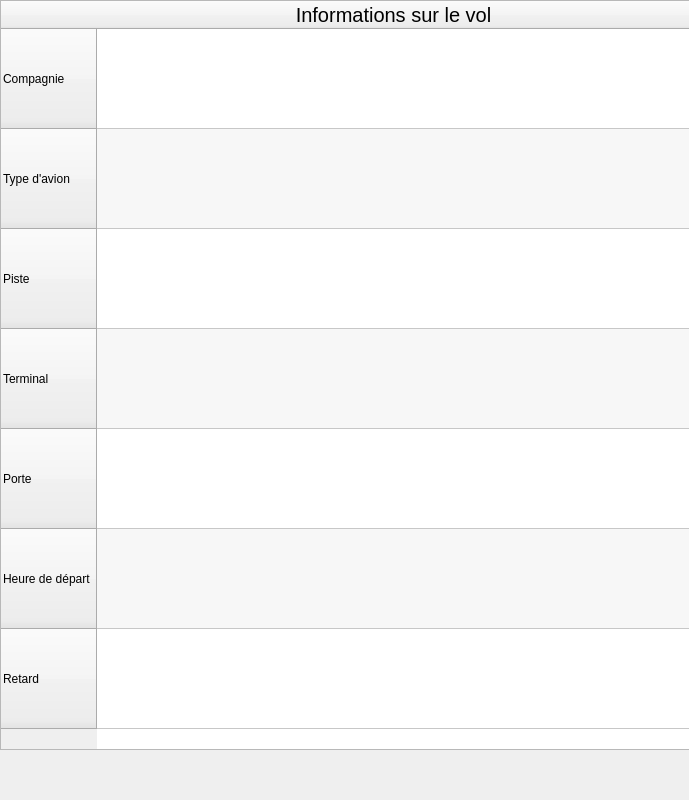
<?xml version="1.0" encoding="UTF-8"?>
<ui version="4.0">
 <class>Form</class>
 <widget class="QWidget" name="Form">
  <property name="geometry">
   <rect>
    <x>0</x>
    <y>0</y>
    <width>689</width>
    <height>800</height>
   </rect>
  </property>
  <property name="windowTitle">
   <string>Form</string>
  </property>
  <widget class="QTableWidget" name="tableWidget">
   <property name="geometry">
    <rect>
     <x>0</x>
     <y>0</y>
     <width>691</width>
     <height>750</height>
    </rect>
   </property>
   <property name="midLineWidth">
    <number>0</number>
   </property>
   <property name="editTriggers">
    <set>QAbstractItemView::NoEditTriggers</set>
   </property>
   <property name="alternatingRowColors">
    <bool>true</bool>
   </property>
   <property name="iconSize">
    <size>
     <width>5</width>
     <height>5</height>
    </size>
   </property>
   <property name="sortingEnabled">
    <bool>false</bool>
   </property>
   <property name="wordWrap">
    <bool>true</bool>
   </property>
   <attribute name="horizontalHeaderVisible">
    <bool>true</bool>
   </attribute>
   <attribute name="horizontalHeaderCascadingSectionResizes">
    <bool>false</bool>
   </attribute>
   <attribute name="horizontalHeaderHighlightSections">
    <bool>true</bool>
   </attribute>
   <attribute name="horizontalHeaderShowSortIndicator" stdset="0">
    <bool>true</bool>
   </attribute>
   <attribute name="horizontalHeaderStretchLastSection">
    <bool>true</bool>
   </attribute>
   <attribute name="verticalHeaderVisible">
    <bool>true</bool>
   </attribute>
   <attribute name="verticalHeaderCascadingSectionResizes">
    <bool>true</bool>
   </attribute>
   <attribute name="verticalHeaderDefaultSectionSize">
    <number>100</number>
   </attribute>
   <attribute name="verticalHeaderHighlightSections">
    <bool>true</bool>
   </attribute>
   <attribute name="verticalHeaderShowSortIndicator" stdset="0">
    <bool>false</bool>
   </attribute>
   <attribute name="verticalHeaderStretchLastSection">
    <bool>false</bool>
   </attribute>
   <row>
    <property name="text">
     <string>Compagnie</string>
    </property>
   </row>
   <row>
    <property name="text">
     <string>Type d'avion</string>
    </property>
   </row>
   <row>
    <property name="text">
     <string>Piste</string>
    </property>
   </row>
   <row>
    <property name="text">
     <string>Terminal</string>
    </property>
   </row>
   <row>
    <property name="text">
     <string>Porte</string>
    </property>
   </row>
   <row>
    <property name="text">
     <string>Heure de départ</string>
    </property>
   </row>
   <row>
    <property name="text">
     <string>Retard</string>
    </property>
   </row>
   <column>
    <property name="text">
     <string>Informations sur le vol</string>
    </property>
    <property name="font">
     <font>
      <pointsize>15</pointsize>
     </font>
    </property>
   </column>
  </widget>
 </widget>
 <resources/>
 <connections/>
</ui>
